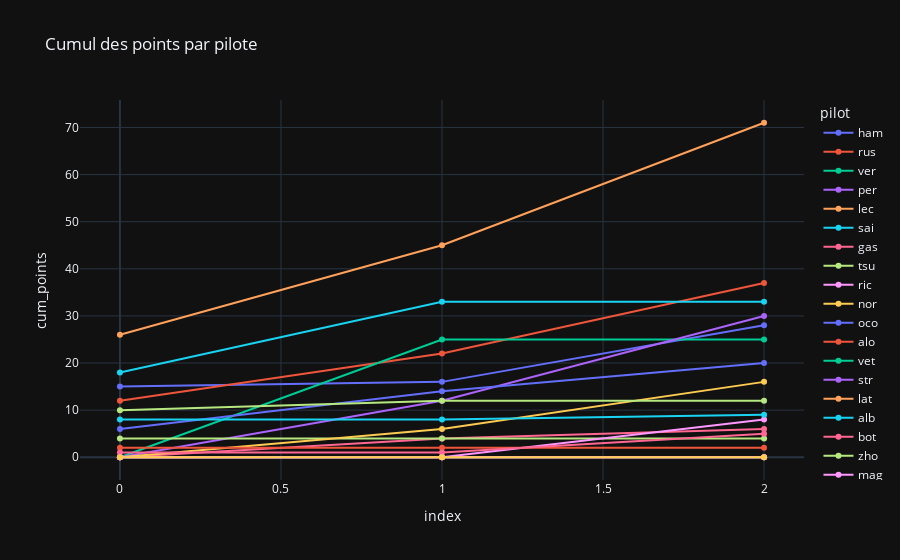

This figure's notebook cell:
### Markdown cell above
### Evolutions

Ici c'est les courbes d'evolutions au cours de la saison

### Code cell
px.line(data_points, x="index", y="cum_points", color="pilot", title="Cumul des points par pilote", template="plotly_dark", markers=True)

### Figure 1 — Plotly figure (JSON) as saved in the notebook; plotly's stock layout.template omitted (floating-point values rounded to 4 significant figures)
{"data": [{"hovertemplate": "pilot=ham<br>index=%{x}<br>cum_points=%{y}<extra></extra>", "legendgroup": "ham", "line": {"color": "#636efa", "dash": "solid"}, "marker": {"symbol": "circle"}, "mode": "lines+markers", "name": "ham", "orientation": "v", "showlegend": true, "type": "scatter", "x": [0, 1, 2], "xaxis": "x", "y": [15, 16, 28], "yaxis": "y"}, {"hovertemplate": "pilot=rus<br>index=%{x}<br>cum_points=%{y}<extra></extra>", "legendgroup": "rus", "line": {"color": "#EF553B", "dash": "solid"}, "marker": {"symbol": "circle"}, "mode": "lines+markers", "name": "rus", "orientation": "v", "showlegend": true, "type": "scatter", "x": [0, 1, 2], "xaxis": "x", "y": [12, 22, 37], "yaxis": "y"}, {"hovertemplate": "pilot=ver<br>index=%{x}<br>cum_points=%{y}<extra></extra>", "legendgroup": "ver", "line": {"color": "#00cc96", "dash": "solid"}, "marker": {"symbol": "circle"}, "mode": "lines+markers", "name": "ver", "orientation": "v", "showlegend": true, "type": "scatter", "x": [0, 1, 2], "xaxis": "x", "y": [0, 25, 25], "yaxis": "y"}, {"hovertemplate": "pilot=per<br>index=%{x}<br>cum_points=%{y}<extra></extra>", "legendgroup": "per", "line": {"color": "#ab63fa", "dash": "solid"}, "marker": {"symbol": "circle"}, "mode": "lines+markers", "name": "per", "orientation": "v", "showlegend": true, "type": "scatter", "x": [0, 1, 2], "xaxis": "x", "y": [0, 12, 30], "yaxis": "y"}, {"hovertemplate": "pilot=lec<br>index=%{x}<br>cum_points=%{y}<extra></extra>", "legendgroup": "lec", "line": {"color": "#FFA15A", "dash": "solid"}, "marker": {"symbol": "circle"}, "mode": "lines+markers", "name": "lec", "orientation": "v", "showlegend": true, "type": "scatter", "x": [0, 1, 2], "xaxis": "x", "y": [26, 45, 71], "yaxis": "y"}, {"hovertemplate": "pilot=sai<br>index=%{x}<br>cum_points=%{y}<extra></extra>", "legendgroup": "sai", "line": {"color": "#19d3f3", "dash": "solid"}, "marker": {"symbol": "circle"}, "mode": "lines+markers", "name": "sai", "orientation": "v", "showlegend": true, "type": "scatter", "x": [0, 1, 2], "xaxis": "x", "y": [18, 33, 33], "yaxis": "y"}, {"hovertemplate": "pilot=gas<br>index=%{x}<br>cum_points=%{y}<extra></extra>", "legendgroup": "gas", "line": {"color": "#FF6692", "dash": "solid"}, "marker": {"symbol": "circle"}, "mode": "lines+markers", "name": "gas", "orientation": "v", "showlegend": true, "type": "scatter", "x": [0, 1, 2], "xaxis": "x", "y": [0, 4, 6], "yaxis": "y"}, {"hovertemplate": "pilot=tsu<br>index=%{x}<br>cum_points=%{y}<extra></extra>", "legendgroup": "tsu", "line": {"color": "#B6E880", "dash": "solid"}, "marker": {"symbol": "circle"}, "mode": "lines+markers", "name": "tsu", "orientation": "v", "showlegend": true, "type": "scatter", "x": [0, 1, 2], "xaxis": "x", "y": [4, 4, 4], "yaxis": "y"}, {"hovertemplate": "pilot=ric<br>index=%{x}<br>cum_points=%{y}<extra></extra>", "legendgroup": "ric", "line": {"color": "#FF97FF", "dash": "solid"}, "marker": {"symbol": "circle"}, "mode": "lines+markers", "name": "ric", "orientation": "v", "showlegend": true, "type": "scatter", "x": [0, 1, 2], "xaxis": "x", "y": [0, 0, 8], "yaxis": "y"}, {"hovertemplate": "pilot=nor<br>index=%{x}<br>cum_points=%{y}<extra></extra>", "legendgroup": "nor", "line": {"color": "#FECB52", "dash": "solid"}, "marker": {"symbol": "circle"}, "mode": "lines+markers", "name": "nor", "orientation": "v", "showlegend": true, "type": "scatter", "x": [0, 1, 2], "xaxis": "x", "y": [0, 6, 16], "yaxis": "y"}, {"hovertemplate": "pilot=oco<br>index=%{x}<br>cum_points=%{y}<extra></extra>", "legendgroup": "oco", "line": {"color": "#636efa", "dash": "solid"}, "marker": {"symbol": "circle"}, "mode": "lines+markers", "name": "oco", "orientation": "v", "showlegend": true, "type": "scatter", "x": [0, 1, 2], "xaxis": "x", "y": [6, 14, 20], "yaxis": "y"}, {"hovertemplate": "pilot=alo<br>index=%{x}<br>cum_points=%{y}<extra></extra>", "legendgroup": "alo", "line": {"color": "#EF553B", "dash": "solid"}, "marker": {"symbol": "circle"}, "mode": "lines+markers", "name": "alo", "orientation": "v", "showlegend": true, "type": "scatter", "x": [0, 1, 2], "xaxis": "x", "y": [2, 2, 2], "yaxis": "y"}, {"hovertemplate": "pilot=vet<br>index=%{x}<br>cum_points=%{y}<extra></extra>", "legendgroup": "vet", "line": {"color": "#00cc96", "dash": "solid"}, "marker": {"symbol": "circle"}, "mode": "lines+markers", "name": "vet", "orientation": "v", "showlegend": true, "type": "scatter", "x": [0, 1, 2], "xaxis": "x", "y": [0, 0, 0], "yaxis": "y"}, {"hovertemplate": "pilot=str<br>index=%{x}<br>cum_points=%{y}<extra></extra>", "legendgroup": "str", "line": {"color": "#ab63fa", "dash": "solid"}, "marker": {"symbol": "circle"}, "mode": "lines+markers", "name": "str", "orientation": "v", "showlegend": true, "type": "scatter", "x": [0, 1, 2], "xaxis": "x", "y": [0, 0, 0], "yaxis": "y"}, {"hovertemplate": "pilot=lat<br>index=%{x}<br>cum_points=%{y}<extra></extra>", "legendgroup": "lat", "line": {"color": "#FFA15A", "dash": "solid"}, "marker": {"symbol": "circle"}, "mode": "lines+markers", "name": "lat", "orientation": "v", "showlegend": true, "type": "scatter", "x": [0, 1, 2], "xaxis": "x", "y": [0, 0, 0], "yaxis": "y"}, {"hovertemplate": "pilot=alb<br>index=%{x}<br>cum_points=%{y}<extra></extra>", "legendgroup": "alb", "line": {"color": "#19d3f3", "dash": "solid"}, "marker": {"symbol": "circle"}, "mode": "lines+markers", "name": "alb", "orientation": "v", "showlegend": true, "type": "scatter", "x": [0, 1, 2], "xaxis": "x", "y": [8, 8, 9], "yaxis": "y"}, {"hovertemplate": "pilot=bot<br>index=%{x}<br>cum_points=%{y}<extra></extra>", "legendgroup": "bot", "line": {"color": "#FF6692", "dash": "solid"}, "marker": {"symbol": "circle"}, "mode": "lines+markers", "name": "bot", "orientation": "v", "showlegend": true, "type": "scatter", "x": [0, 1, 2], "xaxis": "x", "y": [1, 1, 5], "yaxis": "y"}, {"hovertemplate": "pilot=zho<br>index=%{x}<br>cum_points=%{y}<extra></extra>", "legendgroup": "zho", "line": {"color": "#B6E880", "dash": "solid"}, "marker": {"symbol": "circle"}, "mode": "lines+markers", "name": "zho", "orientation": "v", "showlegend": true, "type": "scatter", "x": [0, 1, 2], "xaxis": "x", "y": [10, 12, 12], "yaxis": "y"}, {"hovertemplate": "pilot=mag<br>index=%{x}<br>cum_points=%{y}<extra></extra>", "legendgroup": "mag", "line": {"color": "#FF97FF", "dash": "solid"}, "marker": {"symbol": "circle"}, "mode": "lines+markers", "name": "mag", "orientation": "v", "showlegend": true, "type": "scatter", "x": [0, 1, 2], "xaxis": "x", "y": [0, 0, 0], "yaxis": "y"}, {"hovertemplate": "pilot=sch<br>index=%{x}<br>cum_points=%{y}<extra></extra>", "legendgroup": "sch", "line": {"color": "#FECB52", "dash": "solid"}, "marker": {"symbol": "circle"}, "mode": "lines+markers", "name": "sch", "orientation": "v", "showlegend": true, "type": "scatter", "x": [0, 1, 2], "xaxis": "x", "y": [0, 0, 0], "yaxis": "y"}], "layout": {"legend": {"title": {"text": "pilot"}, "tracegroupgap": 0}, "title": {"text": "Cumul des points par pilote"}, "xaxis": {"anchor": "y", "domain": [0, 1], "title": {"text": "index"}}, "yaxis": {"anchor": "x", "domain": [0, 1], "title": {"text": "cum_points"}}}}
